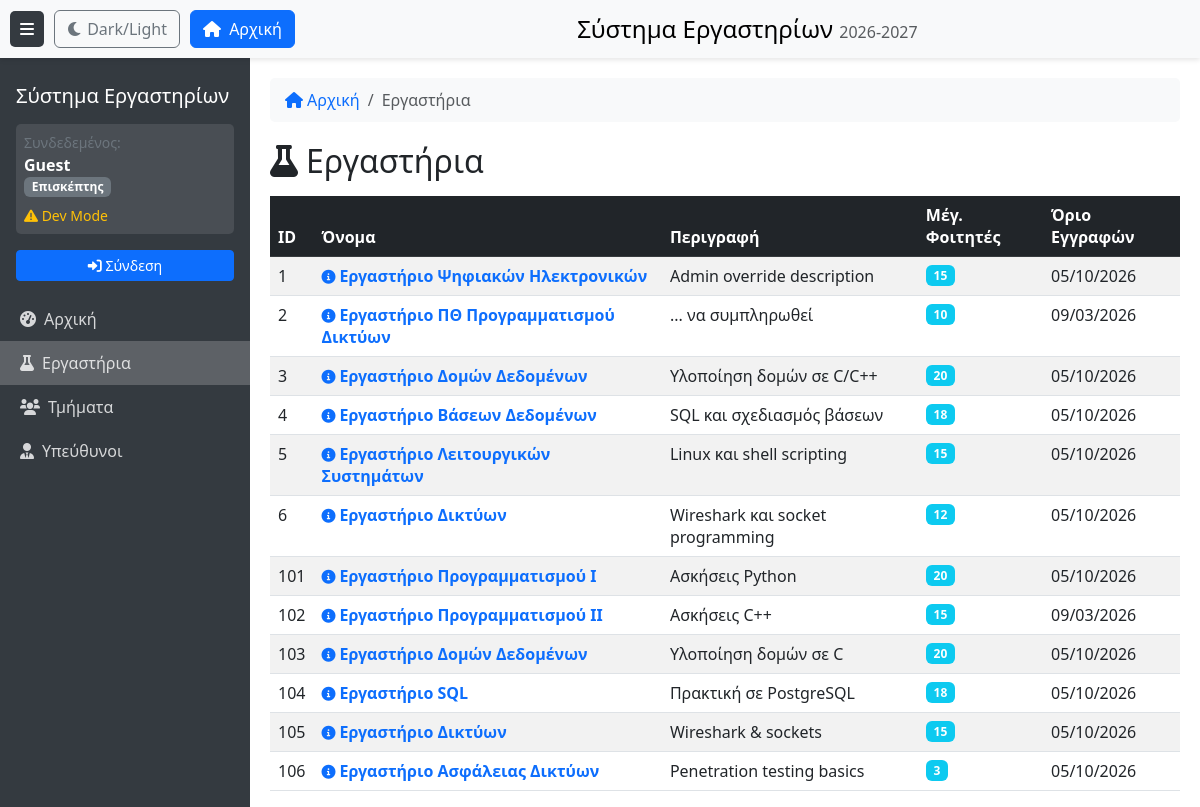
/labs, run on an earlier commit of the app's database.
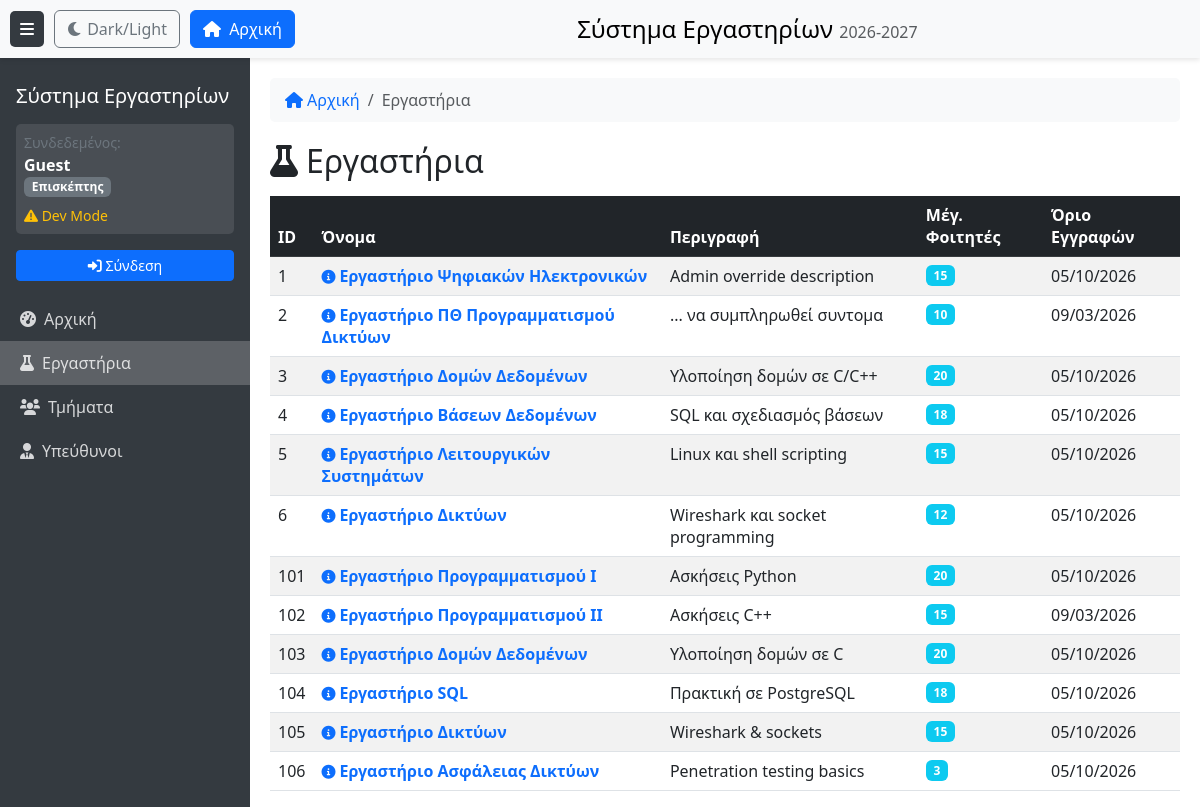
And on a later commit of the database.
### models.py (models this page shows)
class CourseLab(db.Model):
    __tablename__ = 'course_lab'
    lab_id = db.Column(db.Integer, primary_key=True, autoincrement=True)
    name = db.Column(db.Text, nullable=False)
    description = db.Column(db.Text, nullable=False)
    maxusers = db.Column(db.Integer, nullable=False)
    reg_limit = db.Column(db.Text, nullable=False)
    max_misses = db.Column(db.Integer, nullable=False)

### routes/views.py (the view)
@views_bp.route('/labs')
@require_permission('dashboard', 'view')
def labs_page():
    labs = CourseLab.query.all()
    courses = Coursename.query.order_by(Coursename.semester, Coursename.name).all() if session.get('role') == 'admin' else []
    return render_template('labs.html',
                           active_page='labs',
                           labs=labs,
                           courses=courses)

### app.py (called while the page is built)
@app.context_processor
def inject_common_vars():
    return {
        'name': session.get('name', 'Guest'),
        'role': session.get('role', 'guest'),
        'AUTH_MODE': app.config['AUTH_MODE'],
        'academic_year': get_academic_year(),
    }

### auth.py (called while the page is built, shortened)
def require_permission(resource, action):
    def decorator(f):
        @functools.wraps(f)
        def decorated_function(*args, **kwargs):
            matrix = PermissionMatrix()
            if 'schGrAcPersonID' in session:
                user_id = session['schGrAcPersonID']
                role = matrix.get_user_role(user_id)
            else:
                role = 'guest'
            return f(*args, **kwargs)
        return decorated_function
    return decorator

def get_academic_year():
    today = datetime.now()
    day_of_year = today.timetuple().tm_yday
    current_year = today.year
    if day_of_year < 35:
        return current_year - 1
    return current_year

    def has_permission(self, role, resource, action):
        if role not in self.matrix['roles']:
            return False
        if resource not in self.matrix['resources']:
            return False
        resource_config = self.matrix['resources'][resource]
        if action not in resource_config:
            return False
        return role in resource_config[action]

### templates/labs.html (shortened to what this page needs)
﻿{% extends "base.html" %}
{% block breadcrumb %}
<li class="breadcrumb-item active" aria-current="page">Εργαστήρια</li>
{% endblock %}
{% block content %}
<div class="d-flex justify-content-between align-items-center mb-3">
    <h2 class="mb-0"><i class="fas fa-flask me-2"></i>Εργαστήρια</h2>
</div>
<div class="table-responsive">
    <table class="table table-striped table-hover sortable">
        <thead class="table-dark">
            <tr>
                <th>ID</th>
                <th>Όνομα</th>
                <th>Περιγραφή</th>
                <th>Μέγ. Φοιτητές</th>
                <th>Όριο Εγγραφών</th>
            </tr>
        </thead>
        <tbody id="labsTableBody">
        {% for lab in labs %}
            <tr>
                <td>{{ lab.lab_id }}</td>
                <td>
                    <a href="javascript:void(0)" class="text-primary text-decoration-none fw-bold" style="cursor:pointer" onclick="openLabModal({{ lab.lab_id }})">
                        <i class="fas fa-info-circle me-1 small"></i>{{ lab.name }}
                    </a>
                </td>
                <td>{{ lab.description }}</td>
                <td><span class="badge bg-info">{{ lab.maxusers }}</span></td>
                <td>{{ lab.reg_limit }}</td>
            </tr>
        {% endfor %}
        </tbody>
    </table>
</div>
{% endblock %}

### templates/base.html (shortened to what this page needs)
<!DOCTYPE html>
<html lang="el">
<head>
    <link href="https://cdn.jsdelivr.net/npm/bootstrap@5.3.0/dist/css/bootstrap.min.css" rel="stylesheet">
    <link href="https://cdnjs.cloudflare.com/ajax/libs/font-awesome/6.0.0/css/all.min.css" rel="stylesheet">
    <link href="{{ url_for('static', filename='css/style.css') }}" rel="stylesheet">
</head>
<body>
    <div class="top-fixed-buttons">
        <button class="toggle-btn" id="sidebarToggle" aria-expanded="true" aria-controls="sidebar" aria-label="Toggle navigation">
            <i class="fas fa-bars"></i>
        </button>
        <button class="btn btn-outline-secondary" id="themeToggle" aria-label="Toggle Dark Mode">
            <i class="fas fa-moon"></i> <span class="d-none d-md-inline">Dark/Light</span>
        </button>
        <a href="{{ url_for('views_bp.dashboard') }}" class="btn btn-primary">
            <i class="fas fa-home me-1"></i> <span class="d-none d-md-inline">Αρχική</span>
        </a>
        <div class="top-bar-title">
            <h4>Σύστημα Εργαστηρίων <small class="text-muted fs-6">{{ academic_year }}-{{ academic_year + 1 }}</small></h4>
        </div>
    </div>
    <nav class="sidebar" id="sidebar" role="navigation" aria-label="Main navigation">
        <div class="p-3">
            <h5>Σύστημα Εργαστηρίων</h5>
            <div class="mt-3 p-2 user-info-box">
                <small class="user-info-label">Συνδεδεμένος:</small>
                <div class="fw-bold">{{ name }}</div>
                <div class="badge bg-{% if role == 'student' %}success{% elif role == 'professor' %}primary{% elif role == 'admin' %}danger{% else %}secondary{% endif %}">
                    {% if role == 'student' %}Φοιτητής{% elif role == 'professor' %}Καθηγητής{% elif role == 'admin' %}Διαχειριστής{% elif role == 'guest' %}Επισκέπτης{% else %}{{ role|title }}{% endif %}
                </div>
                {% if AUTH_MODE == 'dev' %}
                <div class="mt-2">
                    <small class="text-warning">
                        <i class="fas fa-exclamation-triangle"></i> Dev Mode
                    </small>
                </div>
                {% endif %}
            </div>
            {% if role != 'guest' %}
            <div class="mt-3">
                <a href="{{ url_for('auth_bp.logout') }}" class="btn btn-outline-light btn-sm w-100">
                    <i class="fas fa-sign-out-alt"></i> Αποσύνδεση
                </a>
            </div>
            {% else %}
            <div class="mt-3">
                <a href="{{ url_for('auth_bp.login') }}" class="btn btn-primary btn-sm w-100">
                    <i class="fas fa-sign-in-alt"></i> Σύνδεση
                </a>
            </div>
            {% endif %}
        </div>
        <ul class="nav flex-column">
            <li class="nav-item">
                <a class="nav-link {% if active_page == 'dashboard' %}active{% endif %}" href="{{ url_for('views_bp.dashboard') }}">
                    <i class="fas fa-tachometer-alt me-2"></i>Αρχική
                </a>
            </li>
            <li class="nav-item">
                <a class="nav-link {% if active_page == 'labs' %}active{% endif %}" href="{{ url_for('views_bp.labs_page') }}">
                    <i class="fas fa-flask me-2"></i>Εργαστήρια
                </a>
            </li>
            <li class="nav-item">
                <a class="nav-link {% if active_page == 'groups' %}active{% endif %}" href="{{ url_for('views_bp.groups_page') }}">
                    <i class="fas fa-users me-2"></i>Τμήματα
                </a>
            </li>
            <li class="nav-item">
                <a class="nav-link {% if active_page == 'professors' %}active{% endif %}" href="{{ url_for('views_bp.professors_page') }}">
                    <i class="fas fa-user-tie me-2"></i>Υπεύθυνοι
                </a>
            </li>
        </ul>
    </nav>
    <div class="main-content" id="mainContent" role="main">
        <nav class="breadcrumb-nav">
            <ol class="breadcrumb">
                <li class="breadcrumb-item {% if active_page == 'dashboard' %}active{% endif %}">
                    {% if active_page != 'dashboard' %}
                    <a href="{{ url_for('views_bp.dashboard') }}"><i class="fas fa-home me-1"></i>Αρχική</a>
                    {% else %}
                    <i class="fas fa-home me-1"></i>Αρχική
                    {% endif %}
                </li>
                {% block breadcrumb %}{% endblock %}
            </ol>
        </nav>
        {% block content %}{% endblock %}
    </div>
</body>
</html>

### static/css/style.css (style rules this page uses)
body { display: flex; min-height: 100vh; padding-top: 50px; }
.sidebar { width: 250px; background: #343a40; color: white; transition: all 0.3s; position: fixed; height: 100%; z-index: 1000; top: 50px; padding-top: 10px; overflow-y: auto; }
.sidebar .nav-link { color: rgba(255,255,255,.8); padding: 10px 20px; }
.sidebar .nav-link.active { background: rgba(255,255,255,.2); }
.main-content { margin-left: 250px; padding: 20px; transition: all 0.3s; width: 100%; }
.toggle-btn { background: #343a40; color: white; border: none; padding: 10px; border-radius: 5px; }
.top-fixed-buttons { position: fixed; top: 0; left: 0; right: 0; z-index: 1100; display: flex; align-items: center; gap: 10px; padding: 10px; background-color: #fff; box-shadow: 0 2px 5px rgba(0,0,0,0.1); }
.top-bar-title { margin-left: auto; margin-right: auto; }
.top-bar-title h4 { color: #000; margin: 0; }
.user-info-box { background: rgba(255,255,255,0.1); border-radius: 5px; }
.user-info-label { color: #6c757d; }
.breadcrumb-nav { background: #f8f9fa; padding: 10px 15px; border-radius: 5px; margin-bottom: 20px; }
.breadcrumb-nav .breadcrumb { margin-bottom: 0; }
.breadcrumb-nav .breadcrumb-item a { text-decoration: none; }

What changed in the data, as far as the page shows it:
changed CourseLab "Εργαστήριο ΠΘ Προγραμματισμού Δικτύων": description "... να συμπληρωθεί" → "... να συμπληρωθεί συντομα"
